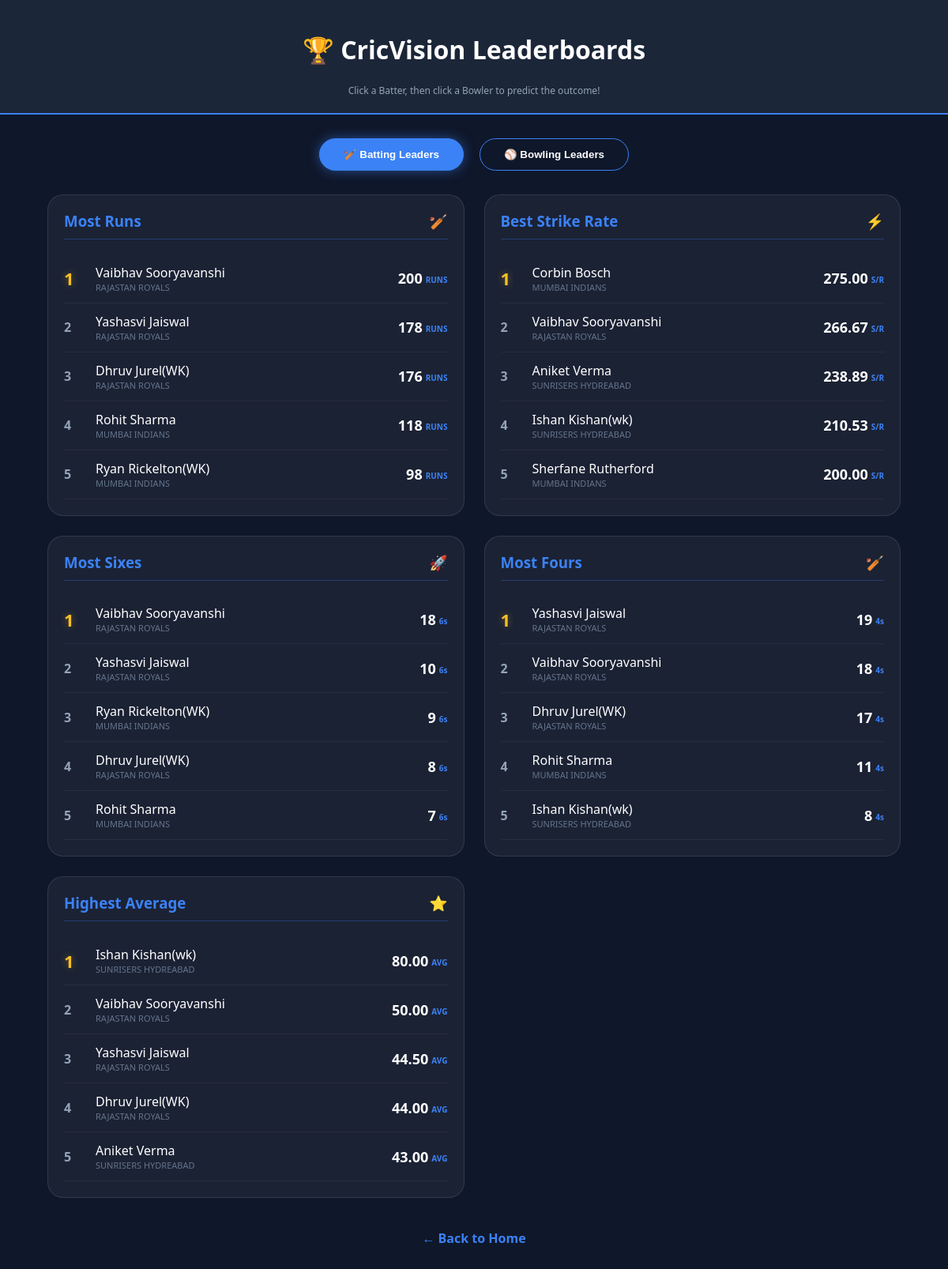
The app's page /leaderboards with its own data.
### tables this page shows
CREATE TABLE players (
        id INTEGER PRIMARY KEY AUTOINCREMENT,
        name TEXT,
        role TEXT,
        team TEXT,
        runs INTEGER DEFAULT 0,
        balls INTEGER DEFAULT 0,
        fours INTEGER DEFAULT 0,
        sixes INTEGER DEFAULT 0,
        wickets INTEGER DEFAULT 0
    );

### app.py (the view)
@app.route('/leaderboards')
def leaderboards():
    conn = get_connection()
    conn.row_factory = sqlite3.Row
    base_query = """
        SELECT p.id, p.name, p.team,
                SUM(COALESCE(perf.runs, 0)) as total_runs,
                SUM(COALESCE(perf.sixes, 0)) as total_sixes,
                SUM(COALESCE(perf.fours, 0)) as total_fours,
                SUM(COALESCE(perf.wickets, 0)) as total_wickets,
                SUM(COALESCE(perf.balls, 0)) as total_balls,
                SUM(COALESCE(perf.runs_conceded, 0)) as total_runs_conceded,
                SUM(CAST(COALESCE(perf.overs, 0) AS INT) * 6 + (COALESCE(perf.overs, 0) - CAST(COALESCE(perf.overs, 0) AS INT)) * 10) as total_balls_bowled
        FROM players p
        LEFT JOIN performance perf ON p.id = perf.player_id
        GROUP BY p.id
    """
    most_runs = conn.execute(f"SELECT * FROM ({base_query}) ORDER BY total_runs DESC LIMIT 5").fetchall()
    most_sixes = conn.execute(f"SELECT * FROM ({base_query}) ORDER BY total_sixes DESC LIMIT 5").fetchall()
    most_fours = conn.execute(f"SELECT * FROM ({base_query}) ORDER BY total_fours DESC LIMIT 5").fetchall()
    best_sr = conn.execute(f"""
        SELECT *, (CAST(total_runs AS FLOAT) / NULLIF(total_balls, 0) * 100) AS strike_rate
        FROM ({base_query})
        WHERE total_balls > 0
        ORDER BY strike_rate DESC LIMIT 5
    """).fetchall()
    best_avg = conn.execute(f"""
        SELECT p_outer.*,
        (CAST(p_outer.total_runs AS FLOAT) / NULLIF(
            (SELECT COUNT(*) FROM performance WHERE player_id = p_outer.id), 0
        )) AS average
        FROM ({base_query}) AS p_outer
        WHERE p_outer.total_runs > 0
        ORDER BY average DESC LIMIT 5
    """).fetchall()
    most_wickets = conn.execute(f"SELECT * FROM ({base_query}) ORDER BY total_wickets DESC LIMIT 5").fetchall()
    best_eco = conn.execute(f"""
        SELECT *,
        (CAST(total_runs_conceded AS FLOAT) / NULLIF((total_balls_bowled / 6.0), 0)) AS economy_rate
        FROM ({base_query})
        WHERE total_balls_bowled >= 6
        ORDER BY economy_rate ASC LIMIT 5
    """).fetchall()
    conn.close()
    return render_template("leaderboards.html",
                           runs=most_runs, sixes=most_sixes, fours=most_fours,
                           sr=best_sr, avg=best_avg,
                           wickets=most_wickets, eco=best_eco)

### app.py (called while the page is built)
def get_connection():
    conn = sqlite3.connect("cricket.db")
    conn.row_factory = sqlite3.Row
    return conn

### templates/leaderboards.html (shortened to what this page needs)
<!DOCTYPE html>
<html>
<head>
</head>
<body>
<header>
    <h1>🏆 CricVision Leaderboards</h1>
    <p style="font-size: 12px; color: #94a3b8; margin: 0;">Click a Batter, then click a Bowler to predict the outcome!</p>
</header>
<div class="tab-container">
    <button class="tab-btn active" onclick="showTab('batting', this)">🏏 Batting Leaders</button>
    <button class="tab-btn" onclick="showTab('bowling', this)">⚾ Bowling Leaders</button>
</div>
<div id="batting" class="tab-content">
    <div class="leaderboard-grid">
        <div class="board-card">
            <h3><span>Most Runs</span> 🏏</h3>
            {% for p in runs %}
            <div class="player-row" onclick="selectPlayer(this, '{{ p.id }}', '{{ p.name }}', 'bat')">
                <div class="rank {% if loop.index == 1 %}rank-1{% endif %}">{{ loop.index }}</div>
                <div class="name">{{ p.name }} <span class="team">{{ p.team }}</span></div>
                <div class="stat-val">{{ p.total_runs }}<span class="unit">RUNS</span></div>
            </div>
            {% endfor %}
        </div>
        <div class="board-card">
            <h3><span>Best Strike Rate</span> ⚡</h3>
            {% for p in sr %}
            <div class="player-row" onclick="selectPlayer(this, '{{ p.id }}', '{{ p.name }}', 'bat')">
                <div class="rank {% if loop.index == 1 %}rank-1{% endif %}">{{ loop.index }}</div>
                <div class="name">{{ p.name }} <span class="team">{{ p.team }}</span></div>
                <div class="stat-val">{{ "%.2f"|format(p.strike_rate) if p.strike_rate else '0.00' }}<span class="unit">S/R</span></div>
            </div>
            {% endfor %}
        </div>
        <div class="board-card">
            <h3><span>Most Sixes</span> 🚀</h3>
            {% for p in sixes %}
            <div class="player-row" onclick="selectPlayer(this, '{{ p.id }}', '{{ p.name }}', 'bat')">
                <div class="rank {% if loop.index == 1 %}rank-1{% endif %}">{{ loop.index }}</div>
                <div class="name">{{ p.name }} <span class="team">{{ p.team }}</span></div>
                <div class="stat-val">{{ p.total_sixes }}<span class="unit">6s</span></div>
            </div>
            {% endfor %}
        </div>
        <div class="board-card">
            <h3><span>Most Fours</span> 🏏</h3>
            {% for p in fours %}
            <div class="player-row" onclick="selectPlayer(this, '{{ p.id }}', '{{ p.name }}', 'bat')">
                <div class="rank {% if loop.index == 1 %}rank-1{% endif %}">{{ loop.index }}</div>
                <div class="name">{{ p.name }} <span class="team">{{ p.team }}</span></div>
                <div class="stat-val">{{ p.total_fours }}<span class="unit">4s</span></div>
            </div>
            {% endfor %}
        </div>
        <div class="board-card">
            <h3><span>Highest Average</span> ⭐</h3>
            {% for p in avg %}
            <div class="player-row" onclick="selectPlayer(this, '{{ p.id }}', '{{ p.name }}', 'bat')">
                <div class="rank {% if loop.index == 1 %}rank-1{% endif %}">{{ loop.index }}</div>
                <div class="name">{{ p.name }} <span class="team">{{ p.team }}</span></div>
                <div class="stat-val">{{ "%.2f"|format(p.average) if p.average else '0.00' }}<span class="unit">AVG</span></div>
            </div>
            {% endfor %}
        </div>
    </div>
</div>
<a href="/" class="back-link">← Back to Home</a>
</body>
</html>

### templates/leaderboards.html (style rules this page uses)
body { background: #0f172a; color: white; font-family: 'Segoe UI', sans-serif; margin: 0; padding-bottom: 50px; }
header { background: rgba(30, 41, 59, 0.9); padding: 20px; text-align: center; border-bottom: 2px solid #3b82f6; position: sticky; top: 0; z-index: 100; }
.tab-container { display: flex; justify-content: center; gap: 20px; margin: 30px 0; }
.tab-btn { padding: 12px 30px; border-radius: 50px; border: 1px solid #3b82f6; background: transparent; color: white; cursor: pointer; font-weight: bold; transition: 0.3s; }
.tab-btn.active { background: #3b82f6; box-shadow: 0 0 15px rgba(59, 130, 246, 0.5); }
.leaderboard-grid { display: grid; grid-template-columns: repeat(auto-fit, minmax(350px, 1fr)); gap: 25px; padding: 0 5%; }
.board-card { background: rgba(255,255,255,0.05); border-radius: 20px; padding: 20px; border: 1px solid rgba(255,255,255,0.1); transition: 0.3s; }
.board-card h3 { color: #3b82f6; border-bottom: 1px solid rgba(59, 130, 246, 0.3); padding-bottom: 10px; margin-top: 0; display: flex; justify-content: space-between; }
.player-row { display: flex; align-items: center; padding: 12px 0; border-bottom: 1px solid rgba(255,255,255,0.05); cursor: pointer; transition: 0.2s; }
.rank { width: 30px; font-weight: bold; color: #94a3b8; }
.rank-1 { color: #fbbf24; font-size: 22px; text-shadow: 0 0 10px rgba(251, 191, 36, 0.4); }
.name { flex-grow: 1; margin-left: 10px; }
.team { font-size: 11px; color: #64748b; display: block; text-transform: uppercase; }
.stat-val { font-weight: bold; color: #fff; font-size: 18px; text-align: right; min-width: 80px; }
.unit { font-size: 10px; color: #3b82f6; margin-left: 4px; vertical-align: middle; }
.back-link { display: block; text-align: center; margin-top: 40px; color: #3b82f6; text-decoration: none; font-weight: bold; }

### records on screen
players: name "Vaibhav Sooryavanshi", team "RAJASTAN ROYALS", total_runs "200", strike_rate "266.67", total_sixes "18", total_fours "18", average "50.00"
players: name "Yashasvi Jaiswal", team "RAJASTAN ROYALS", total_runs "178", total_sixes "10", total_fours "19", average "44.50"
players: name "Dhruv Jurel(WK)", team "RAJASTAN ROYALS", total_runs "176", total_sixes "8", total_fours "17", average "44.00"
players: name "Rohit Sharma", team "MUMBAI INDIANS", total_runs "118", total_sixes "7", total_fours "11"
players: name "Ryan Rickelton(WK)", team "MUMBAI INDIANS", total_runs "98", total_sixes "9"
players: name "Corbin Bosch", team "MUMBAI INDIANS", strike_rate "275.00"
players: name "Aniket Verma", team "SUNRISERS HYDREABAD", strike_rate "238.89", average "43.00"
players: name "Ishan Kishan(wk)", team "SUNRISERS HYDREABAD", strike_rate "210.53", total_fours "8", average "80.00"
players: name "Sherfane Rutherford", team "MUMBAI INDIANS", strike_rate "200.00"
